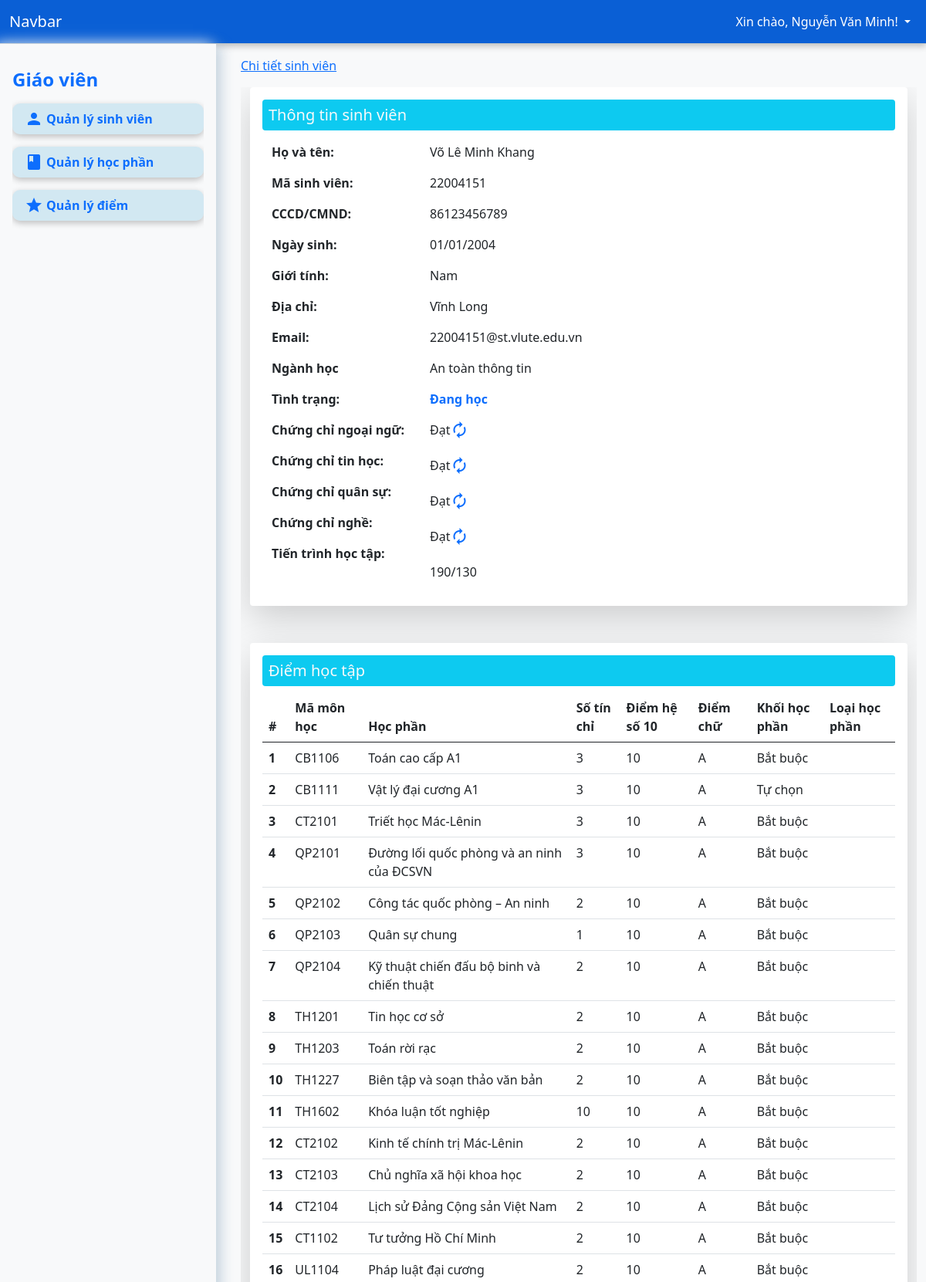
Screenshot of /?page=detail&student_code=22004151 (signed in, upper part) with the database file from the repository.
### tables this page shows
CREATE TABLE `grades` (
  `id` int(11) NOT NULL,
  `student_code` varchar(50) NOT NULL,
  `grade` longtext NOT NULL,
  `language` enum('Đạt','Chưa đạt') DEFAULT 'Chưa đạt',
  `infomatic` enum('Đạt','Chưa đạt') DEFAULT 'Chưa đạt',
  `military` enum('Đạt','Chưa đạt') DEFAULT 'Chưa đạt',
  `practising` enum('Đạt','Chưa đạt') DEFAULT 'Chưa đạt',
  `created_at` datetime DEFAULT current_timestamp()
);

CREATE TABLE `students` (
  `id` int(11) NOT NULL,
  `student_code` varchar(50) NOT NULL,
  `full_name` varchar(255) NOT NULL,
  `identity` varchar(255) NOT NULL,
  `dob` date DEFAULT NULL,
  `gender` enum('Nam','Nữ','Khác') NOT NULL DEFAULT 'Nam',
  `address` varchar(255) NOT NULL,
  `email` varchar(255) DEFAULT NULL,
  `major` varchar(50) NOT NULL,
  `status` enum('Đang học','Tạm dừng học','Đã tốt nghiệp','Nghỉ học','Buộc thôi học') DEFAULT 'Đang học',
  `created_at` datetime DEFAULT current_timestamp()
);

CREATE TABLE `majors` (
  `id` int(11) NOT NULL,
  `major_code` varchar(50) NOT NULL,
  `major_name` varchar(255) NOT NULL,
  `courses` text DEFAULT NULL
);

CREATE TABLE `courses` (
  `id` int(11) NOT NULL,
  `course_code` varchar(50) NOT NULL,
  `course_name` varchar(255) NOT NULL,
  `credits` int(11) NOT NULL,
  `optional` enum('Bắt buộc','Tự chọn') DEFAULT 'Bắt buộc',
  `accumulation` enum('Tích lũy','Không tích lũy') DEFAULT 'Tích lũy',
  `pre_course` varchar(50) DEFAULT NULL
);

### app/controller/DetailController.php (called while the page is built, shortened)
<?php
class DetailController
{
    private $conn;
    public function __construct($conn)
    {
        $this->conn = $conn;
    }
    function index($student_code)
    {
        $student_code = mysqli_real_escape_string($this->conn, $student_code);
        $query = "
    SELECT
        s.*,
        g.grade AS grades,
        g.language as language,
        g.infomatic as infomatic,
        g.military as military,
        g.practising as practising
    FROM students s
    LEFT JOIN grades g ON s.student_code = g.student_code
    WHERE s.student_code = '$student_code'
    ";
        $result = mysqli_query($this->conn, $query);
        $row = mysqli_fetch_assoc($result);
        $grades = $row['grades'] ? json_decode($row['grades'], true) : [];
        $valid_course_codes = [];
        foreach ($grades as $course_code => $grade) {
            if (!is_null($grade) && $grade !== '') {
                $valid_course_codes[] = $course_code;
            }
        }
        $total_credits = 0;
        if (!empty($valid_course_codes)) {
            $course_codes_list = "'" . implode("','", $valid_course_codes) . "'";
            $total_credits_query = "
            SELECT SUM(credits) as total_credits
            FROM courses
            WHERE course_code IN ($course_codes_list)
        ";
            $credits_result = mysqli_query($this->conn, $total_credits_query);
            $credits_row = mysqli_fetch_assoc($credits_result);
            $total_credits = $credits_row['total_credits'] ?? 0;
        }
        $grade_courses_count = count($valid_course_codes);
        $courses_query = "SELECT COUNT(*) as total_courses FROM courses";
        $courses_result = mysqli_query($this->conn, $courses_query);
        $courses_row = mysqli_fetch_assoc($courses_result);
        $total_courses_count = $courses_row['total_courses'];
        $row['grade_courses_count'] = $grade_courses_count;
        $row['total_courses_count'] = $total_courses_count;
        $row['grade_course_credits'] = $total_credits;
        $course_grade = [];
        foreach ($grades as $course_code => $grade) {
            $course_query = "SELECT course_name, credits, optional, accumulation FROM courses WHERE course_code = '$course_code'";
            $course_result = mysqli_query($this->conn, $course_query);
            $course_row = mysqli_fetch_assoc($course_result);
            if ($course_row) {
                $course_grade[] = [
                    'course_code' => $course_code,
                    'course_name' => $course_row['course_name'],
                    'credits' => !empty($course_row['credits']) ? $course_row['credits'] : 0,
                    'grade' => !empty($grade) ? $grade : 'Chưa có điểm',
                    'optional' => isset($course_row['optional']) ? $course_row['optional'] : 0,
                    'accumulation' => isset($course_row['accumulation']) ? $course_row['accumulation'] : 0,
                ];
            }
        }
        $row['course_grades'] = $course_grade;
        return $row;
    }
}

### app/views/pages/detail.php (the view)
<?php
require_once "/xampp/htdocs/app/controller/DetailController.php";
$detailController = new DetailController($conn);
$student_code = $_GET['student_code'];
$students = $detailController->index($student_code);
?>
<nav aria-label="Page navigation">
    <div class="container overflow-hidden">
        <div class="row shadow-lg p-3 mb-5 bg-body rounded">
            <h5 class="bg-info p-2 text-light rounded">Thông tin sinh viên</h5>
            <div class="col-6 col-md-3 mt-2">
                <p class="fw-bold">Họ và tên:</p>
                <p class="fw-bold">Mã sinh viên:</p>
                <p class="fw-bold">CCCD/CMND:</p>
                <p class="fw-bold">Ngày sinh:</p>
                <p class="fw-bold">Giới tính:</p>
                <p class="fw-bold">Địa chỉ:</p>
                <p class="fw-bold">Email:</p>
                <p class="fw-bold">Ngành học</p>
                <p class="fw-bold">Tình trạng:</p>
                <p class="fw-bold">Chứng chỉ ngoại ngữ:</p>
                <p class="fw-bold">Chứng chỉ tin học:</p>
                <p class="fw-bold">Chứng chỉ quân sự:</p>
                <p class="fw-bold">Chứng chỉ nghề:</p>
                <p class="fw-bold">Tiến trình học tập:</p>
            </div>
            <div class="col-6 col-md-9 mt-2">
                <p><?php echo $students['full_name']; ?></p>
                <p><?php echo $students['student_code']; ?></p>
                <p><?php echo $students['identity']; ?></p>
                <p><?php
                    $dob = $students['dob'];
                    $formatted_dob = DateTime::createFromFormat('Y-m-d', $dob)->format('d/m/Y');
                    echo $formatted_dob; ?>
                </p>
                <p><?php echo $students['gender']; ?></p>
                <p><?php echo $students['address']; ?></p>
                <p><?php echo $students['email']; ?></p>
                <p>
                    <?php
                    $major_code = $students['major'];
                    $query = "Select major_name from majors where major_code = '$major_code'";
                    $result = mysqli_query($conn, $query);
                    if ($result && mysqli_num_rows($result) > 0) {
                        $row = mysqli_fetch_assoc($result);
                        echo $row['major_name'];
                    } else {
                        echo "";
                    }
                    ?>
                </p>
                <p class="<?php
                            if ($students['status'] == 'Đã tốt nghiệp') {
                                echo 'text-success';
                            } else if ($students['status'] == 'Thôi học  ') {
                                echo 'text-danger';
                            } else {
                                echo 'text-primary';
                            }
                            ?> fw-bold"><?php echo $students['status'] ?></p>
                <p class="d-flex">
                    <?php echo isset($students['language']) ? $students['language'] : "Chưa đạt"; ?>
                    <a type="button" href="/app/controller/GraduateController.php?cert=language&student_code=<?php echo $students['student_code']; ?>&status=<?php echo $students['language']; ?>"><i class="material-icons">autorenew</i></a>
                </p>
                <p class="d-flex">
                    <?php echo isset($students['infomatic']) ? $students['infomatic'] : "Chưa đạt"; ?>
                    <a type="button" href="/app/controller/GraduateController.php?cert=infomatic&student_code=<?php echo $students['student_code']; ?>&status=<?php echo $students['infomatic']; ?>"><i class="material-icons">autorenew</i></a>
                </p>
                <p class="d-flex">
                    <?php echo isset($students['military']) ? $students['military'] : "Chưa đạt"; ?>
                    <a type="button" href="/app/controller/GraduateController.php?cert=military&student_code=<?php echo $students['student_code']; ?>&status=<?php echo $students['military']; ?>"><i class="material-icons">autorenew</i></a>
                </p>
                <p class="d-flex">
                    <?php echo isset($students['practising']) ? $students['practising'] : "Chưa đạt"; ?>
                    <a type="button" href="/app/controller/GraduateController.php?cert=practising&student_code=<?php echo $students['student_code']; ?>&status=<?php echo $students['practising']; ?>"><i class="material-icons">autorenew</i></a>
                </p>
                <p><?php echo $students['grade_course_credits'] . "/" . '130'; ?></p>
            </div>
        </div>
        <div class="row shadow-lg p-3 mb-5 bg-body rounded">
            <h5 class="bg-info p-2 text-light rounded">Điểm học tập</h5>
            <table class="table">
                <thead>
                    <tr>
                        <th scope="col">#</th>
                        <th scope="col">Mã môn học</th>
                        <th scope="col">Học phần</th>
                        <th scope="col">Số tín chỉ</th>
                        <th scope="col">Điểm hệ số 10</th>
                        <th scope="col">Điểm chữ</th>
                        <th scope="col">Khối học phần</th>
                        <th scope="col">Loại học phần</th>
                    </tr>
                </thead>
                <tbody>
                    <?php foreach ($students['course_grades'] as $index => $course_grade): ?>
                        <tr>
                            <th scope="row"><?php echo $index + 1; ?></th>
                            <td><?php echo htmlspecialchars($course_grade['course_code']); ?></td>
                            <td><?php echo htmlspecialchars($course_grade['course_name']); ?></td>
                            <td><?php echo htmlspecialchars($course_grade['credits']); ?></td>
                            <td><?php echo htmlspecialchars($course_grade['grade']); ?></td>
                            <td><?php
                                if ($course_grade['grade'] >= 9) {
                                    echo 'A';
                                } elseif ($course_grade['grade'] >= 8) {
                                    echo 'B';
                                } elseif ($course_grade['grade'] >= 6.5) {
                                    echo 'C';
                                } elseif ($course_grade['grade'] >= 5) {
                                    echo 'D';
                                } else {
                                    echo 'F';
                                }
                                ?>
                            </td>
                            <td><?php echo htmlspecialchars($course_grade['optional']); ?></td>
                            <td><?php echo htmlspecialchars($course_grade['accumulation']); ?></td>
                        </tr>
                    <?php endforeach; ?>
                </tbody>
            </table>
        </div>
    </div>
</nav>

### rows the page displays
grades: students.full_name "Võ Lê Minh Khang", students.student_code "22004151", students.identity "86123456789", students.dob "01/01/2004", students.gender "Nam", students.address "Vĩnh Long", students.email "22004151@st.vlute.edu.vn", students.status "Đang học", language "Đạt", infomatic "Đạt", military "Đạt", practising "Đạt"
majors: major_name "An toàn thông tin"
courses: course_code "CB1106", course_name "Toán cao cấp A1", credits "3", grade "10", optional "Bắt buộc"
courses: course_code "CB1111", course_name "Vật lý đại cương A1", credits "3", grade "10", optional "Tự chọn"
courses: course_code "CT2101", course_name "Triết học Mác-Lênin", credits "3", grade "10", optional "Bắt buộc"
courses: course_code "QP2101", course_name "Đường lối quốc phòng và an ninh của ĐCSVN", credits "3", grade "10", optional "Bắt buộc"
courses: course_code "QP2102", course_name "Công tác quốc phòng – An ninh", credits "2", grade "10", optional "Bắt buộc"
courses: course_code "QP2103", course_name "Quân sự chung", credits "1", grade "10", optional "Bắt buộc"
courses: course_code "QP2104", course_name "Kỹ thuật chiến đấu bộ binh và chiến thuật", credits "2", grade "10", optional "Bắt buộc"
courses: course_code "TH1201", course_name "Tin học cơ sở", credits "2", grade "10", optional "Bắt buộc"
courses: course_code "TH1203", course_name "Toán rời rạc", credits "2", grade "10", optional "Bắt buộc"
courses: course_code "TH1227", course_name "Biên tập và soạn thảo văn bản", credits "2", grade "10", optional "Bắt buộc"
courses: course_code "TH1602", course_name "Khóa luận tốt nghiệp", credits "10", shows "A", optional "Bắt buộc"
courses: course_code "CT2102", course_name "Kinh tế chính trị Mác-Lênin", credits "2", grade "10", optional "Bắt buộc"
courses: course_code "CT2103", course_name "Chủ nghĩa xã hội khoa học", credits "2", grade "10", optional "Bắt buộc"
courses: course_code "CT2104", course_name "Lịch sử Đảng Cộng sản Việt Nam", credits "2", grade "10", optional "Bắt buộc"
courses: course_code "CT1102", course_name "Tư tưởng Hồ Chí Minh", credits "2", grade "10", optional "Bắt buộc"
courses: course_code "UL1104", course_name "Pháp luật đại cương", credits "2", grade "10", optional "Bắt buộc"

### other values shown
$_SESSION['auth_user']['username'] "Nguyễn Văn Minh"
$page_titles[$_GET['page']] "Chi tiết sinh viên"
$students['grade_course_credits'] "190"
